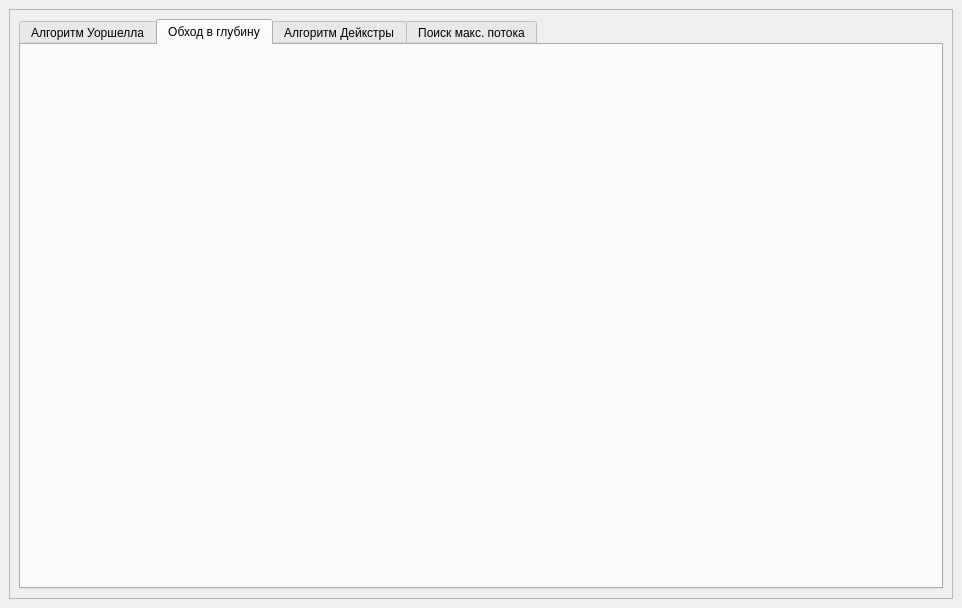
<?xml version="1.0" encoding="UTF-8"?>
<ui version="4.0">
 <class>MainWindow</class>
 <widget class="QMainWindow" name="MainWindow">
  <property name="geometry">
   <rect>
    <x>0</x>
    <y>0</y>
    <width>962</width>
    <height>608</height>
   </rect>
  </property>
  <property name="windowTitle">
   <string>MainWindow</string>
  </property>
  <widget class="QWidget" name="centralwidget">
   <layout class="QHBoxLayout" name="horizontalLayout">
    <item>
     <widget class="QFrame" name="frame">
      <property name="frameShape">
       <enum>QFrame::StyledPanel</enum>
      </property>
      <property name="frameShadow">
       <enum>QFrame::Raised</enum>
      </property>
      <layout class="QVBoxLayout" name="verticalLayout">
       <item>
        <widget class="QTabWidget" name="tabWidget">
         <property name="currentIndex">
          <number>1</number>
         </property>
         <widget class="QWidget" name="tab_1">
          <attribute name="title">
           <string>Алгоритм Уоршелла</string>
          </attribute>
          <layout class="QVBoxLayout" name="verticalLayout_2"/>
         </widget>
         <widget class="QWidget" name="tab_2">
          <attribute name="title">
           <string>Обход в глубину</string>
          </attribute>
          <layout class="QVBoxLayout" name="verticalLayout_12"/>
         </widget>
         <widget class="QWidget" name="tab_3">
          <attribute name="title">
           <string>Алгоритм Дейкстры</string>
          </attribute>
         </widget>
         <widget class="QWidget" name="tab_4">
          <attribute name="title">
           <string>Поиск макс. потока</string>
          </attribute>
         </widget>
        </widget>
       </item>
      </layout>
     </widget>
    </item>
   </layout>
  </widget>
 </widget>
 <resources/>
 <connections/>
</ui>
